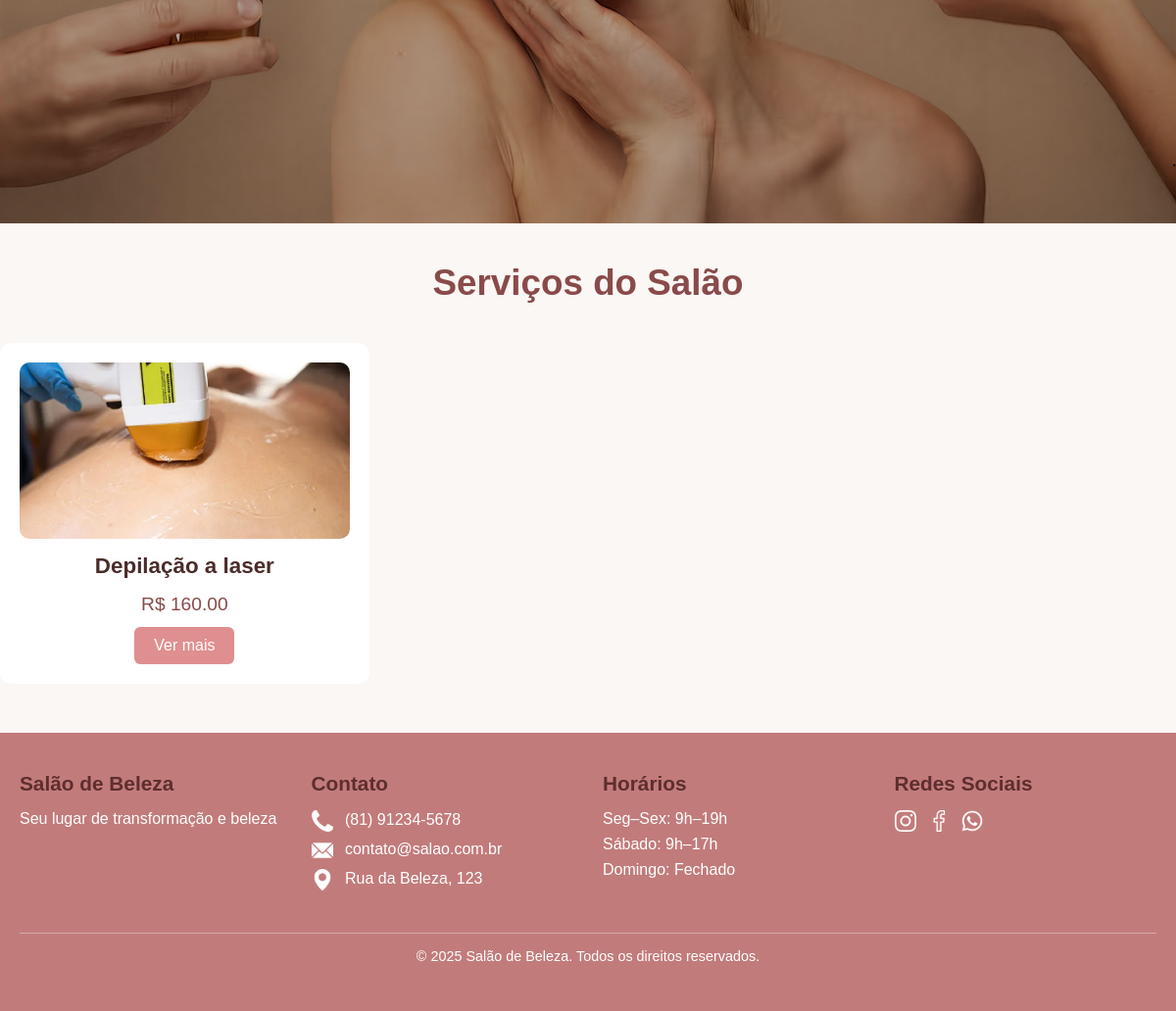
/ (lower part), run on an earlier commit of the app's database.
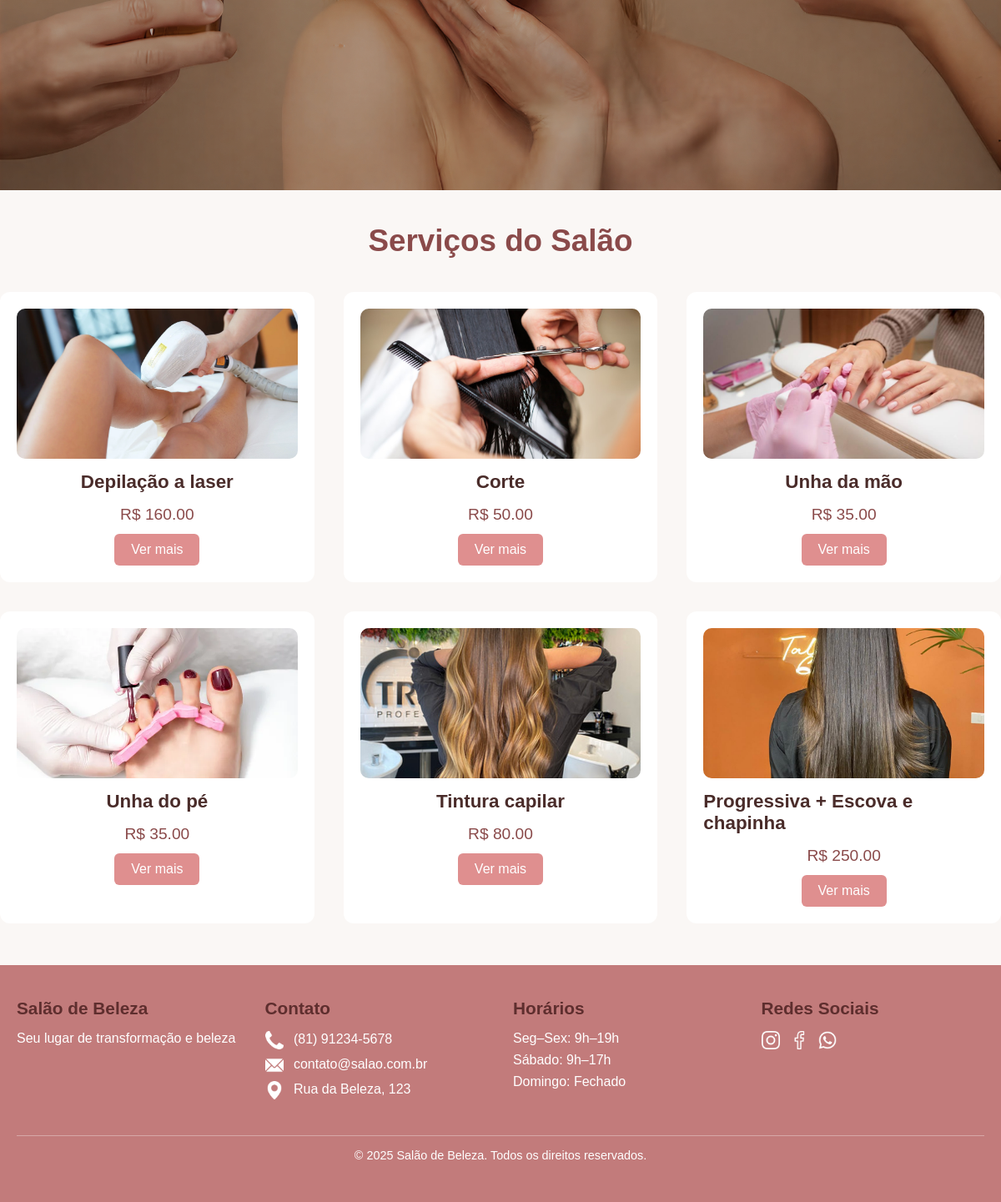
And on a later commit of the database.
### core/models.py (models this page shows, shortened)
class Produto(models.Model):
    nome = models.CharField(max_length=100)
    descricao = models.TextField()
    imagem = models.ImageField(upload_to='produtos/')
    preco = models.DecimalField(max_digits=8, decimal_places=2, null=True, blank=True)

### core/views.py (the view)
# urls.py: 2. Add a URL to urlpatterns:  path('', views.home, name='home')
def home(request):
    produtos = Produto.objects.all()
    return render(request, "home.html", {"produtos": produtos})

### core/templates/home.html (shortened to what this page needs)
{% load static %}
<!DOCTYPE html>
<html lang="pt-br">
<head>
    <link rel="stylesheet" href="{% static 'core/home.css' %}">
</head>
<body>
    <section id="home" class="hero img">
            <img src="{% static 'img/mulhersalao.jpg' %}" alt="">
    </section>
<section id="servicos" class="servicos-section">
    <h1 class="titulo-servicos">Serviços do Salão</h1>
  <div class="servicos-grid">
    {% for p in produtos %}
    <div class="servico-card">
        <img src="{{ p.imagem.url }}" alt="{{ p.nome }}">
        <h3>{{ p.nome }}</h3>
        <p class="preco">R$ {{ p.preco }}</p>
        <a href="{% url 'produto' p.id %}" class="btn-vermais">Ver mais</a>
    </div>
    {% endfor %}
</div>
</section>
    <footer class="footer" id="contato">
        <div class="footer-grid">
            <div>
                <h4>Salão de Beleza</h4>
                <p>Seu lugar de transformação e beleza</p>
            </div>
            <div>
                <h4>Contato</h4>
                <p>
                    <img src="{% static 'img/telefone.png' %}" class="icon-img" alt="Telefone">
                    (81) 91234-5678
                </p>
                <p>
                    <img src="{% static 'img/email.png' %}" class="icon-img" alt="E-mail">
                    contato@salao.com.br
                </p>
                <p>
                    <img src="{% static 'img/localizacao.png' %}" class="icon-img" alt="Endereço">
                    Rua da Beleza, 123
                </p>
            </div>
            <div>
                <h4>Horários</h4>
                <p>Seg–Sex: 9h–19h</p>
                <p>Sábado: 9h–17h</p>
                <p>Domingo: Fechado</p>
            </div>
            <div>
                <h4>Redes Sociais</h4>
                <a href="#" class="social-icon">
                    <img src="{% static 'img/instagram.png' %}" class="icon-img" alt="Instagram">
                </a>
                <a href="#" class="social-icon">
                    <img src="{% static 'img/facebook.png' %}" class="icon-img" alt="Facebook">
                </a>
                <a href="#" class="social-icon">
                    <img src="{% static 'img/whatsapp.png' %}" class="icon-img" alt="WhatsApp">
                </a>
            </div>
        </div>
        <p class="footer-bottom">
            &copy; 2025 Salão de Beleza. Todos os direitos reservados.
        </p>
    </footer>
</body>
</html>

### core/static/core/home.css (style rules this page uses)
* { margin: 0; padding: 0; box-sizing: border-box; font-family: Arial, Helvetica, sans-serif; }
body { background-color: #faf7f5; color: #333; }
.hero { position: relative; width: 100%; height: 700px; overflow: hidden; }
.hero img { width: 100%; height: 100%; object-fit: cover; filter: brightness(70%); }
h1 { text-align: center; margin-top: 40px; margin-bottom: 40px; color: #8a4a4a; font-size: 2.3rem; }
.servicos-grid { display: grid; grid-template-columns: repeat(3, 1fr); gap: 35px; max-width: 1200px; margin: 0 auto; }
.servico-card { background: #fff; padding: 20px; border-radius: 12px; transition: 0.3s ease-in-out; display: flex; flex-direction: column; align-items: center; }
.servico-card img { width: 100%; height: 180px; object-fit: cover; border-radius: 10px; }
.servico-card h3 { margin: 15px 0; font-size: 1.4rem; color: #4a2c2a; }
.preco { font-size: 1.2rem; color: #8a4a4a; margin-bottom: 12px; }
.btn-vermais { display: inline-block; padding: 10px 20px; background-color: #df8f8f; color: white; border-radius: 6px; text-decoration: none; }
.footer { background: #c27b7b; color: #fff; padding: 40px 20px; margin-top: 50px; }
.footer h4 { color: #5e2e2e; font-size: 1.3rem; margin-bottom: 15px; }
.footer-grid { max-width: 1200px; margin: auto; display: grid; grid-template-columns: repeat(4, 1fr); gap: 30px; }
.footer p { margin-bottom: 8px; }
.footer a { text-decoration: none !important; }
.footer .icon-img { width: 22px; height: 22px; margin-right: 8px; vertical-align: middle; filter: brightness(0) invert(1); }
.social-icon img { width: 32px; margin-right: 10px; filter: brightness(0) invert(1); }
.footer-bottom { margin-top: 35px; text-align: center; border-top: 1px solid #ffffff55; padding-top: 15px; font-size: 0.9rem; }

What changed in the data, as far as the page shows it:
changed Produto "Depilação a laser": imagem: a different picture
added Produto: imagem (picture), nome "Corte", preco "50.00"
added Produto: imagem (picture), nome "Unha da mão", preco "35.00"
added Produto: imagem (picture), nome "Unha do pé", preco "35.00"
added Produto: imagem (picture), nome "Tintura capilar", preco "80.00"
added Produto: imagem (picture), nome "Progressiva + Escova e chapinha", preco "250.00"
